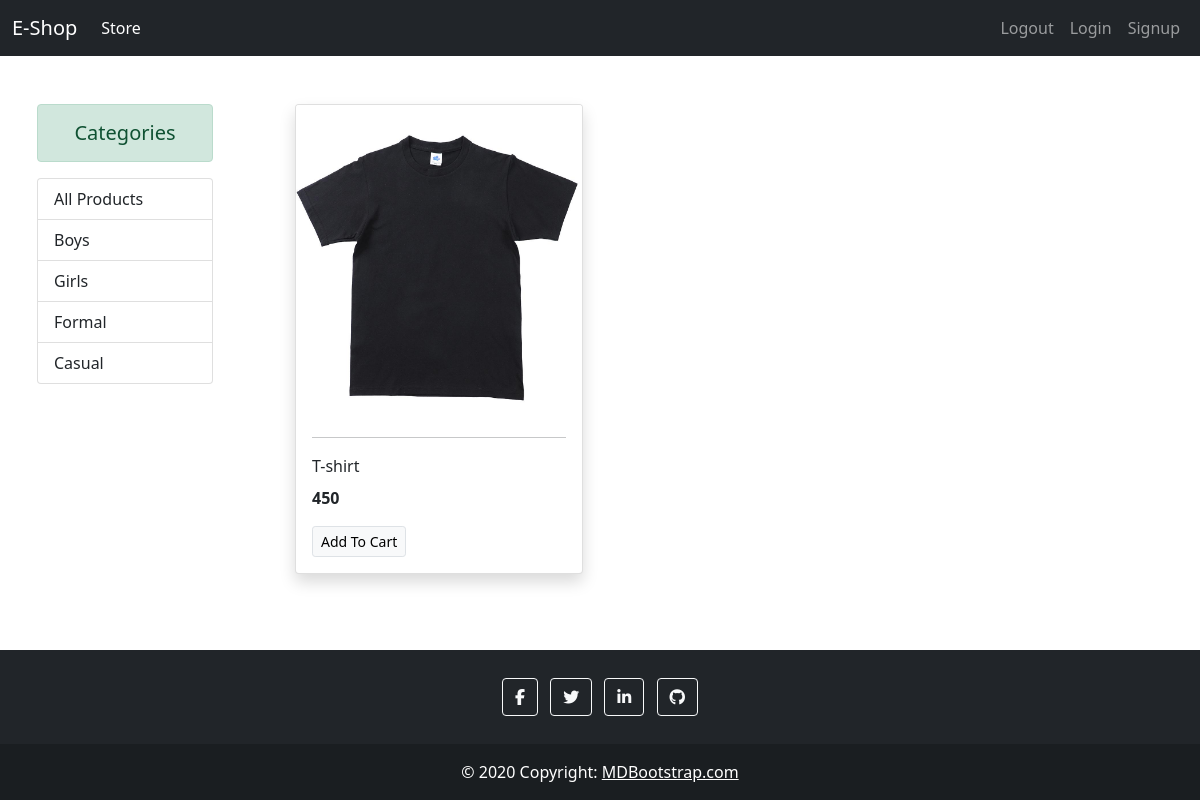
The app's page /, older data.
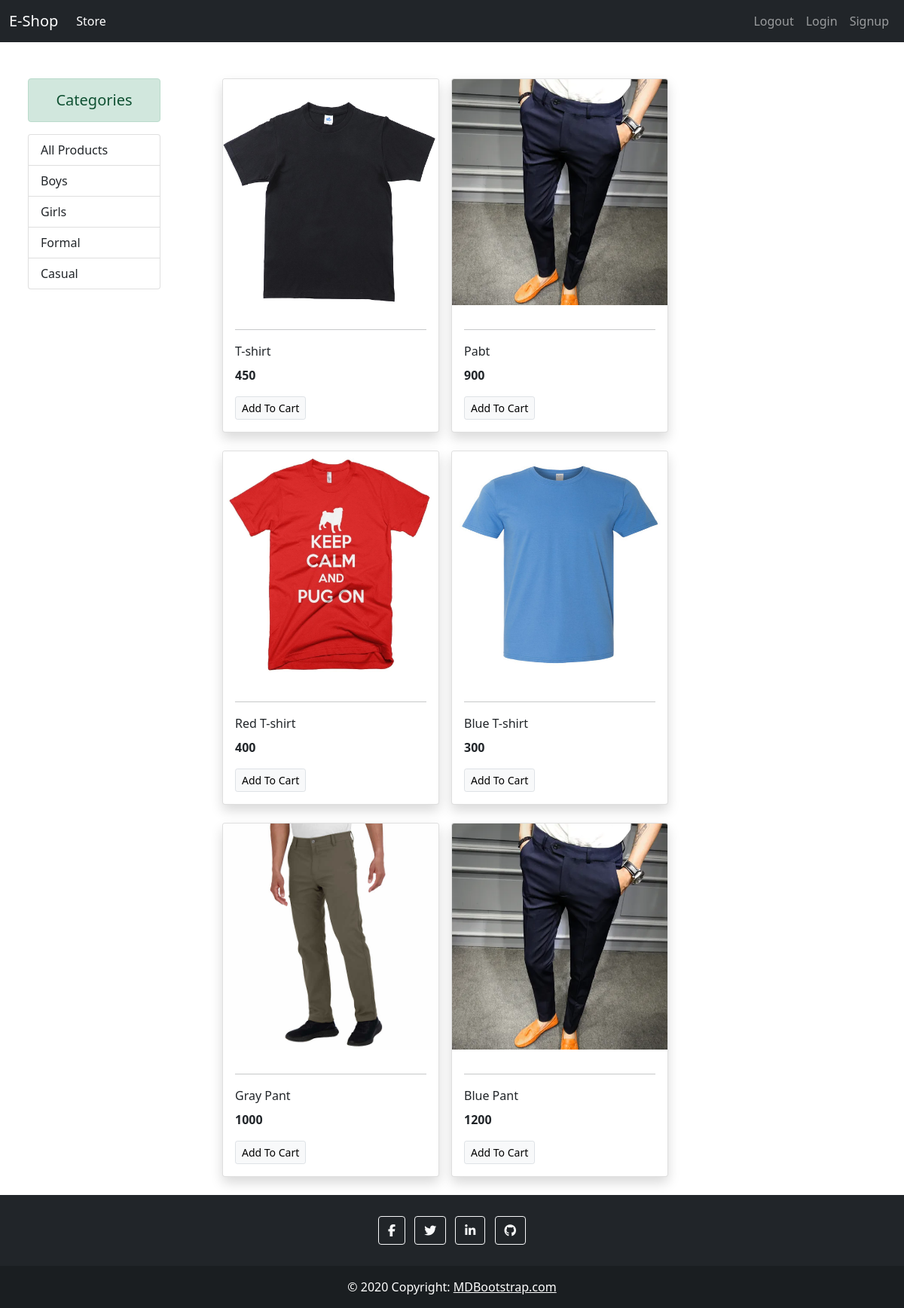
The same page, newer data.
### store/models.py (models this page shows, shortened)
class Category(models.Model):
    name = models.CharField(max_length=20, default=1)
    @staticmethod
    def get_all_categories():
        return Category.objects.all()

class Product(models.Model):
    name = models.CharField(max_length=50)
    price = models.IntegerField(default=0)
    category = models.ForeignKey(
        Category, on_delete=models.CASCADE)
    description = models.CharField(
        max_length=200, default='', null=True, blank=True)
    image = models.ImageField(upload_to='uploads/products/')
    @staticmethod
    def get_all_products():
        return Product.objects.all()

### store/views.py (the view)
# urls.py: path('', views.index, name="index"),
def index(request):
    products = None
    categories = Category.get_all_categories()
    categoryId = request.GET.get('category')
    if categoryId:
        if categoryId == "-1":
            products = Product.get_all_products()
        else:
            products = Product.get_all_products_by_categoryId(
                category_id=categoryId)
    else:
        products = Product.get_all_products()
    data = {
        'products': products,
        'categories': categories,
    }
    return render(request, 'index.html', context=data)

### store/templates/index.html (shortened to what this page needs)
{% extends 'base.html' %}
{% block content %}
<div class="container-fluid mt-5">
    <div class="row">
        <div class="col-lg-2 mx-auto">
            <div>
                <p class="alert alert-success mb-3 font h5 text-center">Categories</p>
            </div>
            <div class="list-group">
                <a href="/?category=-1" class="list-group-item list-group-item-action">All Products</a>
                {% for category in categories %}
                <a href="/?category={{category.id}}" class="list-group-item list-group-item-action">{{category.name}}</a>
                {% endfor %}
            </div>
        </div>
        <div id="products" class="col-lg-9 mx-auto">
            <div class="row mx-auto">
                {% for product in products %}
                <div class="card mx-2 p-0 mb-4 shadow" style="width: 18rem;">
                    <img src="{{product.image.url}}" class="card-img-top image-cover" alt="" height="300px">
                    <div class="card-body">
                        <hr>
                        <p class="card-title">{{product.name}}</p>
                        <p class="card-text"><b>{{product.price}}</b></p>
                        <a href="#" class="btn btn-light border btn-sm">Add To Cart</a>
                    </div>
                </div>
                {% endfor %}
            </div>
        </div>
    </div>
</div>
{% endblock content %}

Row changes from the older to the newer data that the page shows:
added Product: image (picture), name "Pabt", price "900"
added Product: image (picture), name "Red T-shirt", price "400"
added Product: image (picture), name "Blue T-shirt", price "300"
added Product: image (picture), name "Gray Pant", price "1000"
added Product: image (picture), name "Blue Pant", price "1200"
